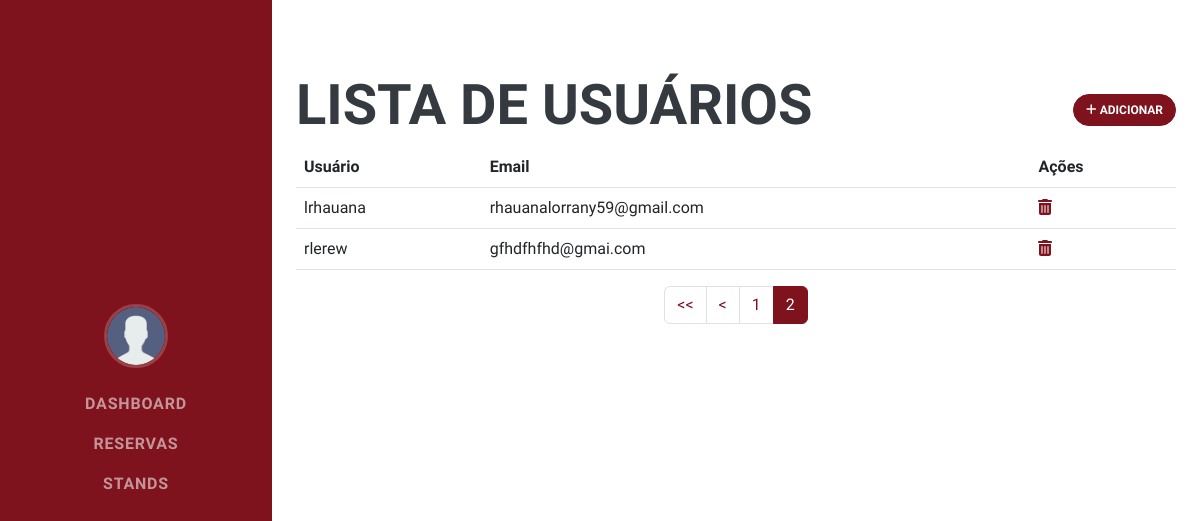
The page /users/listar/?page=2 (signed in) on the database as committed earlier.
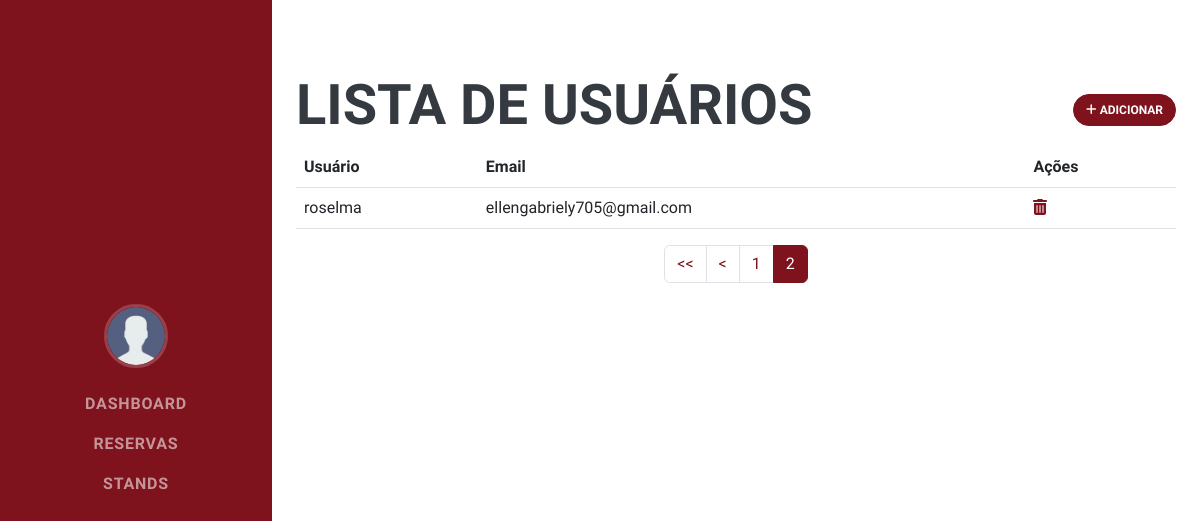
The same page on the database as committed later.
### users/models.py (models this page shows)
class User(AbstractUser):
    name = models.CharField(_("Name of User"), blank=True, max_length=255)
    first_name = None  # type: ignore
    last_name = None  # type: ignore

### users/views.py (the view)
# urls.py: path('users/listar/', UsersListView.as_view(), name='users_listar'),
class UsersListView(LoginRequiredMixin, generic.ListView):
    model = User
    paginate_by = 5
    ordering = ["name"]
    template_name = "users/users.html"

### users/templates/users/users.html (shortened to what this page needs)
{% extends "base.html" %}
{% load i18n %}
{% block content %}
<div class="mt-5">
  <div class="d-flex align-items-center justify-content-between">
    <h2>Lista de Usuários</h2>
    <div class="">
        <a style='color:white; border-radius: 50px; font-size: 12px;' href="{% url 'users_criar' %}" class="btn btn-primary"><strong><i class="fas fa-plus"></i> ADICIONAR</strong></a>
    </div>
  </div>
  <table class="table">
    <thead class="thead-light">
      <tr>
        <th scope="col">Usuário</th>
        <th scope="col">Email</th>
        <th scope="col">Ações</th>
      </tr>
    </thead>
    <tbody>
    {% for object in object_list %}
      <tr>
        <td>{{object.username}}</td>
        <td>{{object.email}}</td>
        <td>
          <a href="{% url 'users_remover' pk=object.pk %}"
            ><i class="fas fa-trash-alt"></i
          ></a>
        </td>
      </tr>
    {% empty %}
    <tr>
        <td colspan="4">
          <p>Não existem reservas cadastradas.</p>
        </td>
      </tr>
    {% endfor %}
    </tbody>
  </table>
{% if page_obj.has_other_pages %}
    <nav>
        <ul class="pagination justify-content-center">
            {% if page_obj.has_previous %}
                <li class="page-item">
                    <a class="page-link" href="?page=1">
                        <<
                    </a>
                </li>
                <li class="page-item">
                    <a class="page-link" href="?page={{ page_obj.previous_page_number }}">
                        <
                    </a>
                </li>
            {% endif %}
            {% for page_number in page_obj.paginator.page_range %}
                {% if page_number <= page_obj.number|add:1 and page_number >= page_obj.number|add:-1 %}
                    {% if page_obj.number == page_number %}
                        <li class="page-item active">
                            <a class="page-link" href="?page={{ page_number }}">
                                {{ page_number }}
                            </a>
                        </li>
                    {% else %}
                        <li class="page-item">
                            <a class="page-link" href="?page={{ page_number }}">
                                {{ page_number }}
                            </a>
                        </li>
                    {% endif %}
                {% endif %}
            {% endfor %}
        </ul>
    </nav>
{% endif %}
</div>
{% endblock %}

Rows that differ between the two databases and show on the page:
removed User: username "lrhauana", email "rhauanalorrany59@gmail.com"
no longer on this page (row edited): User: username "rlerew", email "gfhdfhfhd@gmai.com"
added User: username "roselma", email "ellengabriely705@gmail.com"
